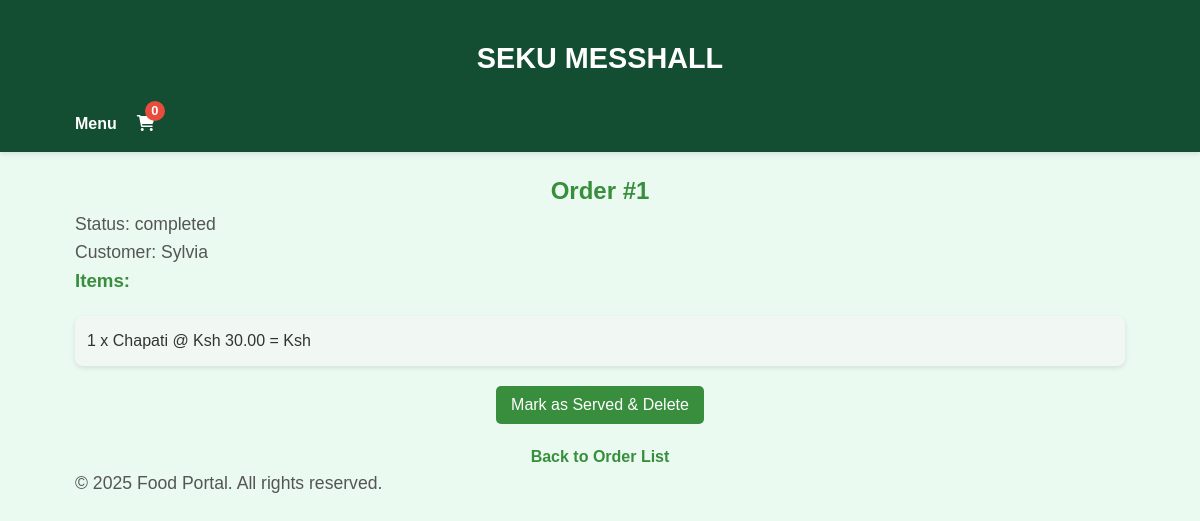
The page /order/1/ (signed in) on the database its author committed.
### menu/models.py (models this page shows, shortened)
class Order(models.Model):
    STATUS_CHOICES = [
        ('pending', 'Pending'),
        ('completed', 'Completed'),
        ('cancelled', 'Cancelled'),
    ]
    user = models.ForeignKey(
        User,
        on_delete=models.SET_NULL,
        null=True,
        blank=True
    )
    customer_name = models.CharField(max_length=100, blank=True)
    items = models.ManyToManyField('MenuItem', through='OrderItem')
    total_amount = models.DecimalField(max_digits=10, decimal_places=2, default=0)
    status = models.CharField(
        max_length=10,
        choices=STATUS_CHOICES,
        default='pending'
    )
    created_at = models.DateTimeField(auto_now_add=True)
    updated_at = models.DateTimeField(auto_now=True)

class OrderItem(models.Model):
    order = models.ForeignKey(Order, on_delete=models.CASCADE)
    menu_item = models.ForeignKey(MenuItem, on_delete=models.PROTECT)
    quantity = models.PositiveIntegerField(default=1)
    price = models.DecimalField(max_digits=10, decimal_places=2)

class MenuItem(models.Model):
    CATEGORY_CHOICES = [
        ('food', 'Food'),
        ('beverage', 'Beverage'),
    ]
    name = models.CharField(max_length=100)
    price = models.DecimalField(max_digits=10, decimal_places=2)
    available_units = models.PositiveIntegerField(default=0)
    category = models.CharField(max_length=10, choices=CATEGORY_CHOICES)
    image = models.ImageField(upload_to='menu_images/', blank=True, null=True)
    created_at = models.DateTimeField(auto_now_add=True)
    updated_at = models.DateTimeField(auto_now=True)

### menu/views.py (the view)
# urls.py: path('order/<int:order_id>/', views.order_detail, name='order_detail'),
@login_required
def order_detail(request, order_id):
    order = get_object_or_404(Order, id=order_id)
    if not request.user.is_staff and order.user != request.user:
        messages.error(request, "You don't have permission to view this order")
        return redirect('order_list')
    order_items = order.orderitem_set.all()
    return render(request, 'orders/detail.html', {
        'order': order,
        'order_items': order_items
    })

### menu/templates/orders/detail.html (shortened to what this page needs)
{% extends 'base.html' %}
{% block content %}
  <h2>Order #{{ order.id }}</h2>
  <p>Status: {{ order.status }}</p>
  <p>Customer: {{ order.customer_name }}</p>
  <h3>Items:</h3>
  <ul>
    {% for item in order_items %}
      <li>{{ item.quantity }} x {{ item.menu_item.name }} @ Ksh {{ item.price }} = Ksh {{ item.price|floatformat:2|add:""|floatformat:2|add:item.quantity|floatformat:2 }}</li>
    {% endfor %}
  </ul>
  <form action="{% url 'delete_order' order.id %}" method="post">
    <button type="submit" class="btn">Mark as Served & Delete</button>
  </form>
  <a href="{% url 'order_list' %}">Back to Order List</a>
{% endblock %}

### menu/static/css/style.css (style rules this page uses)
:root { --primary-color: #134e32; --secondary-color: #FFCE1B; --accent-color: #e74c3c; --light-color: #f9f9f9; --dark-color: #333; --gray-color: #ddd; }
* { margin: 0; padding: 0; box-sizing: border-box; }
body { font-family: 'Arial', sans-serif; line-height: 1.6; color: var(--dark-color); background-color: #f5f5f5; }

### menu/templates/orders/detail.html (style rules this page uses)
body { background-color: #eafaf1; font-family: Arial, sans-serif; margin: 0; padding: 0; color: #333; }
h2 { color: #388e3c; text-align: center; margin-top: 20px; }
h3 { color: #388e3c; }
p { font-size: 1.1em; color: #555; }
ul { list-style-type: none; padding: 0; margin: 20px 0; }
li { background-color: #ffffff; margin: 10px 0; padding: 12px; border-radius: 8px; box-shadow: 0 2px 5px rgba(0, 0, 0, 0.1); }
li:nth-child(odd) { background-color: #f1f8f4; }
.btn { background-color: #388e3c; color: white; padding: 10px 15px; border: none; border-radius: 5px; font-size: 1em; cursor: pointer; transition: background-color 0.3s; }
a { display: block; text-align: center; margin-top: 20px; color: #388e3c; text-decoration: none; font-weight: bold; }
form { display: flex; justify-content: center; margin-top: 20px; }

### rows shown on the page
Order: id "1", status "completed", customer_name "Sylvia"
OrderItem: quantity "1", menu_item.name "Chapati", price "30.00"
